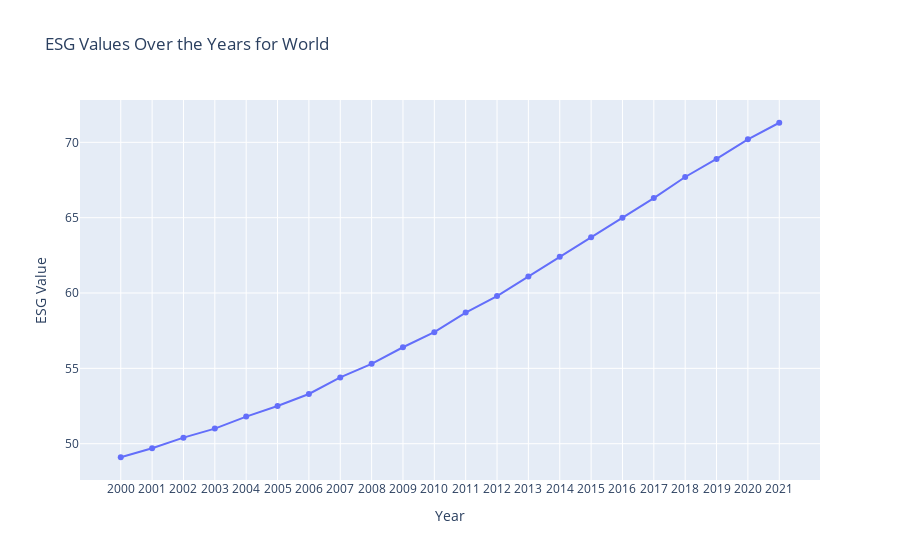
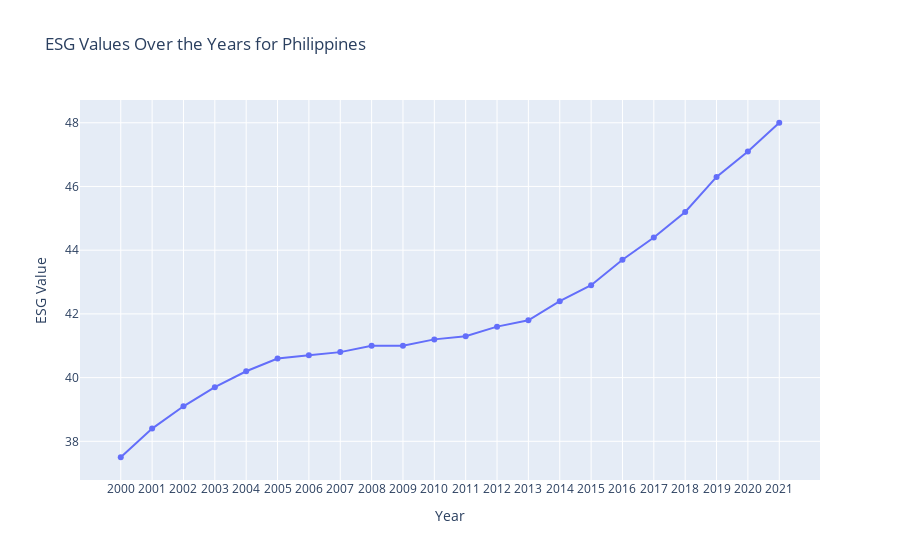

The code cell stored with these charts, in order, in its notebook:
### Markdown cell above
# **Data Visualization and Analysis II**

First, I extracted and plotted the ESG data for the "World" and the "Philippines" to observe the trends over the years. These visualizations help track how the global and national ESG values evolved over time. I used interactive line plots with markers at each data point to make the trends more visually clear and engaging.

Next, I analyzed the top and least 10 countries by their ESG values in 2021. By creating bar plots, I visualized the countries with the highest and lowest ESG scores for that year, providing insight into the global distribution of ESG performance.

Additionally, I calculated the average ESG values from 2000 to 2021 for each country and displayed the top and least 10 countries based on these averages. This allowed for a more comprehensive view of long-term ESG trends across countries.

Finally, I created a box plot to show the distribution of ESG values by year for all countries, and I filtered the data by regions and income groups to analyze ESG trends within those categories. These visualizations help explore how different regions and income groups performed over the years.

### Code cell
# Extract and plot ESG data for "World"
world_data = data_cleaned[data_cleaned['Country Name'] == 'World'][year_columns].T
world_data.columns = ['ESG Value']
world_data.index.name = 'Year'
world_data.reset_index(inplace=True)

fig_world = px.line(world_data, x='Year', y='ESG Value', 
                      title='ESG Values Over the Years for World', markers=True)
fig_world.update_layout(xaxis_title='Year', yaxis_title='ESG Value')
fig_world.show()

# Extract and plot ESG data for "Philippines"
philippines_data = data_cleaned[data_cleaned['Country Name'] == 'Philippines'][year_columns].T
philippines_data.columns = ['ESG Value']
philippines_data.index.name = 'Year'
philippines_data.reset_index(inplace=True)

fig_philippines = px.line(philippines_data, x='Year', y='ESG Value', 
                           title='ESG Values Over the Years for Philippines', markers=True)
fig_philippines.update_layout(xaxis_title='Year', yaxis_title='ESG Value')
fig_philippines.show()

### Figure 1 — Plotly figure (JSON) as saved in the notebook; plotly's stock layout.template omitted (floating-point values rounded to 4 significant figures)
{"data": [{"hovertemplate": "Year=%{x}<br>ESG Value=%{y}<extra></extra>", "legendgroup": "", "line": {"color": "#636efa", "dash": "solid"}, "marker": {"symbol": "circle"}, "mode": "lines+markers", "name": "", "orientation": "v", "showlegend": false, "type": "scatter", "x": ["2000", "2001", "2002", "2003", "2004", "2005", "2006", "2007", "2008", "2009", "2010", "2011", "2012", "2013", "2014", "2015", "2016", "2017", "2018", "2019", "2020", "2021"], "xaxis": "x", "y": [49.1, 49.7, 50.4, 51, 51.8, 52.5, 53.3, 54.4, 55.3, 56.4, 57.4, 58.7, 59.8, 61.1, 62.4, 63.7, 65, 66.3, 67.7, 68.9, 70.2, 71.3], "yaxis": "y"}], "layout": {"legend": {"tracegroupgap": 0}, "title": {"text": "ESG Values Over the Years for World"}, "xaxis": {"anchor": "y", "domain": [0, 1], "title": {"text": "Year"}}, "yaxis": {"anchor": "x", "domain": [0, 1], "title": {"text": "ESG Value"}}}}

### Figure 2 — Plotly figure (JSON) as saved in the notebook; plotly's stock layout.template omitted (floating-point values rounded to 4 significant figures)
{"data": [{"hovertemplate": "Year=%{x}<br>ESG Value=%{y}<extra></extra>", "legendgroup": "", "line": {"color": "#636efa", "dash": "solid"}, "marker": {"symbol": "circle"}, "mode": "lines+markers", "name": "", "orientation": "v", "showlegend": false, "type": "scatter", "x": ["2000", "2001", "2002", "2003", "2004", "2005", "2006", "2007", "2008", "2009", "2010", "2011", "2012", "2013", "2014", "2015", "2016", "2017", "2018", "2019", "2020", "2021"], "xaxis": "x", "y": [37.5, 38.4, 39.1, 39.7, 40.2, 40.6, 40.7, 40.8, 41, 41, 41.2, 41.3, 41.6, 41.8, 42.4, 42.9, 43.7, 44.4, 45.2, 46.3, 47.1, 48], "yaxis": "y"}], "layout": {"legend": {"tracegroupgap": 0}, "title": {"text": "ESG Values Over the Years for Philippines"}, "xaxis": {"anchor": "y", "domain": [0, 1], "title": {"text": "Year"}}, "yaxis": {"anchor": "x", "domain": [0, 1], "title": {"text": "ESG Value"}}}}
